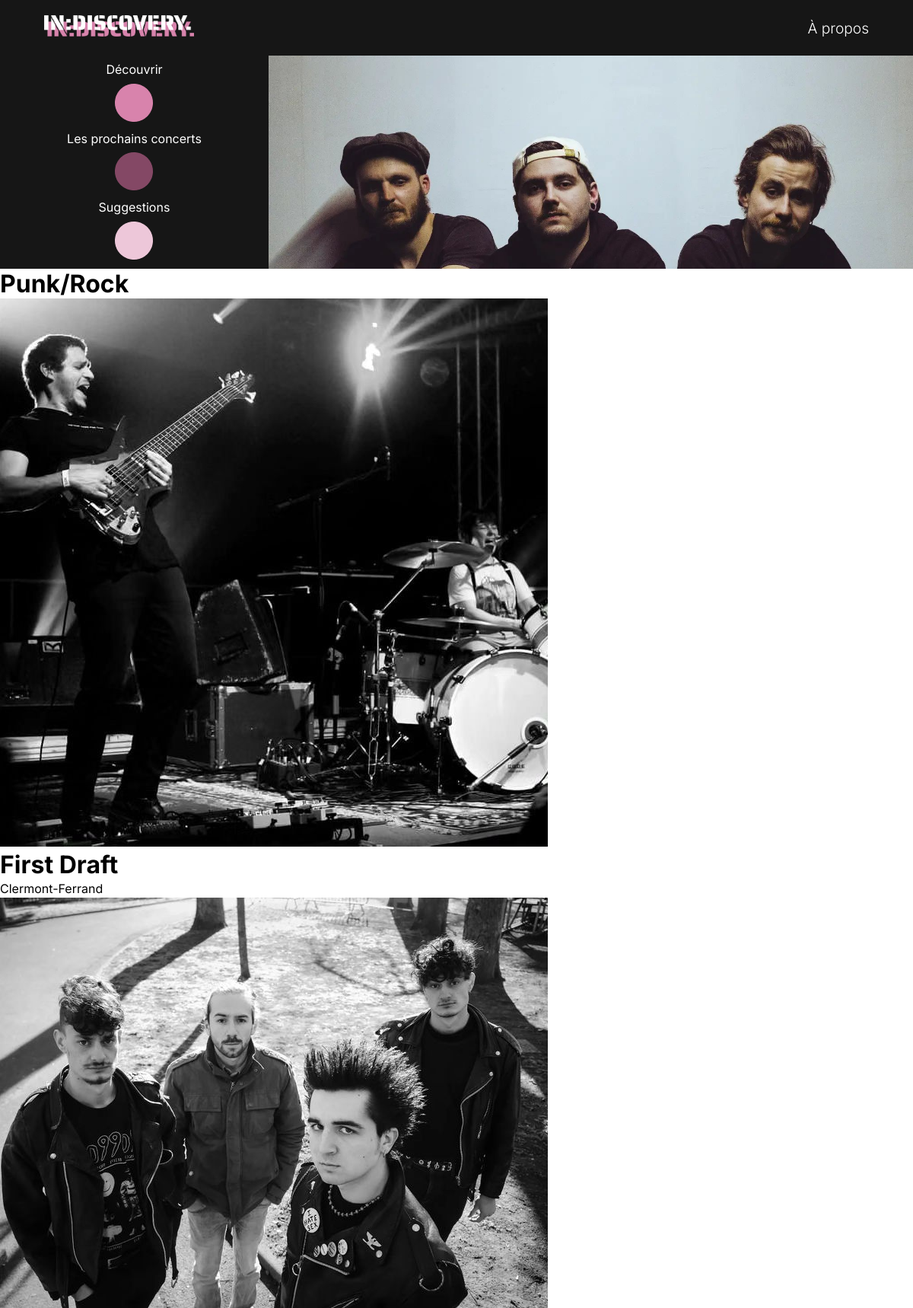
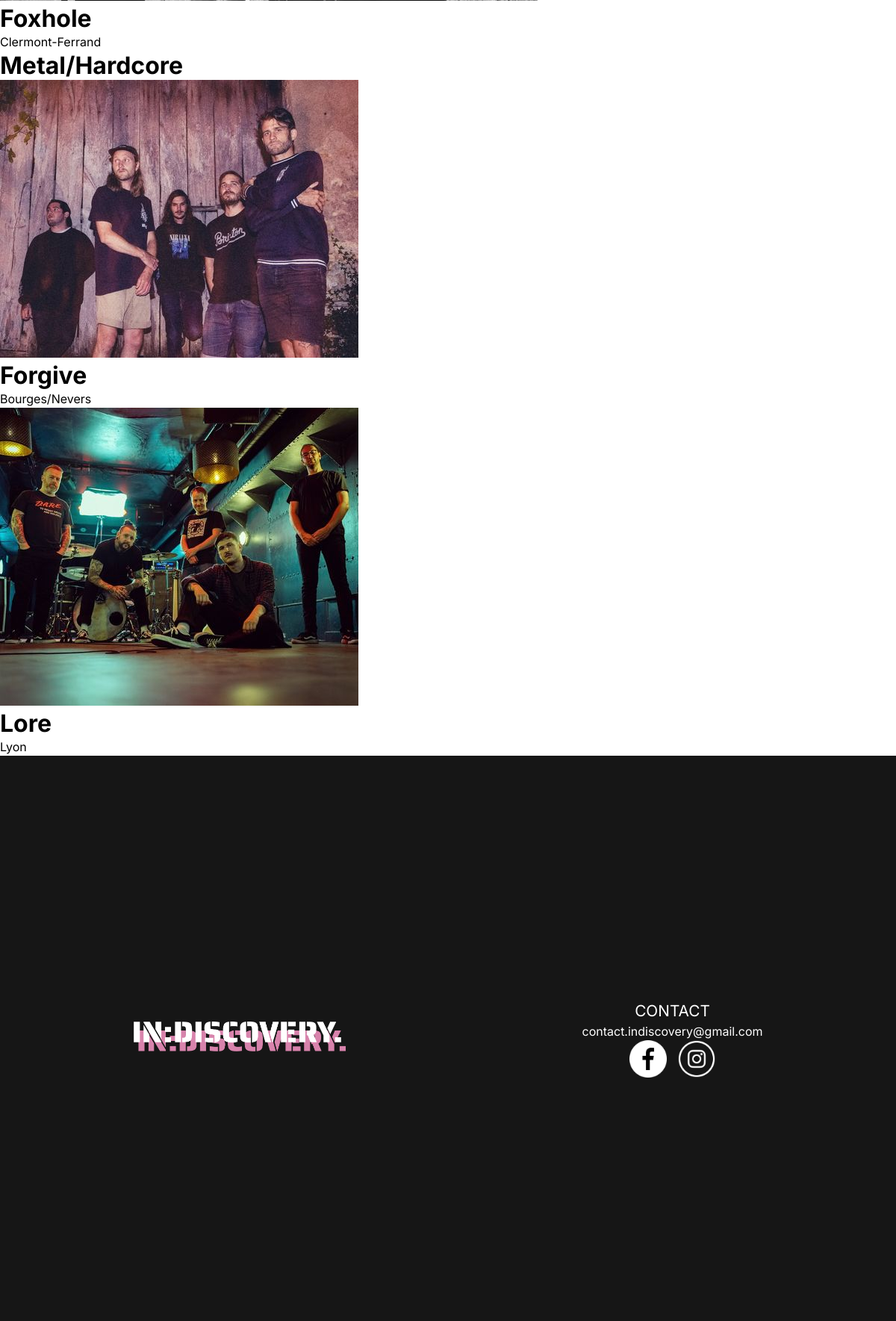
/php/decouvrez.php, run on the app's committed database (2 pictures, top to bottom).
### tables this page shows
CREATE TABLE `artistes` (
  `id_artiste` int NOT NULL,
  `nom` varchar(255) NOT NULL,
  `id_genre` int NOT NULL,
  `location` varchar(255) NOT NULL,
  `description` text NOT NULL,
  `photo` varchar(255) NOT NULL,
  `reseaux_sociaux` text NOT NULL,
  `decouverte` tinyint(1) NOT NULL,
  `cdc` tinyint(1) NOT NULL
);

### php/decouvrez.php (the view, shortened to what this page needs)
<?php
require_once 'connect.php';
$sql = "
SELECT
    a.id_artiste,
    a.nom,
    a.location,
    a.description,
    a.photo,
    a.reseaux_sociaux,
    g.categorie,
    g.genre
FROM
    artistes a
JOIN
    genres g ON a.id_genre = g.id_genre
WHERE
    g.categorie IN ('punk/rock', 'metal/hardcore')
ORDER BY
    g.categorie;
";
try {
    $stmt = $db->prepare($sql);
    $stmt->execute();
    $punkRockArtists = [];
    $metalHardcoreArtists = [];
    while ($row = $stmt->fetch(PDO::FETCH_ASSOC)) {
        if ($row['categorie'] === 'punk/rock') {
            $punkRockArtists[] = $row;
        } elseif ($row['categorie'] === 'metal/hardcore') {
            $metalHardcoreArtists[] = $row;
        }
    }
} catch (PDOException $e) {
    echo "Erreur lors de l'exécution de la requête : " . $e->getMessage();
    exit;
}
?>
<!DOCTYPE html>
<html lang="fr">
<head>
    <link rel="stylesheet" href="index.css">
</head>
<body>
<header>
        <div class="navbar">
            <nav class="nav-links">
                <div class="logo"><a href="index.php"><img src="Images/logodiscovery.png" alt="Logo IN:DISCOVERY."></a></div>
                <a href="#" id="nav-item">À propos</a>
            </nav>
        </div>
        <div class="side-menu">
            <div class="container-menu">
            <div class="menu-dots">
                <span class="dot-menu-item item1">Découvrir</span>
                    <a href="decouvrez.php" class="dot dot1"><img src="images/icones/dot1.png" alt="Dot 1"></a>
                <span class="dot-menu-item item2">Les prochains concerts</span>
                    <a href="#" class="dot dot2"><img src="images/icones/dot2.png" alt="Dot 2"></a>
                <span class="dot-menu-item item3">Suggestions</span>
                    <a href="#" class="dot dot3"><img src="images/icones/dot3.png" alt="Dot 3"></a>
            </div>
            </div>
            <div class="img-deco">
            <img src="images/punk-rock/muscle/muscle2.jpeg">
            </div>
        </div>
    </header>
<main>
<section class="category-container">
    <article class="category-title"><h2>Punk/Rock</h2>
    <figure class="artistes-list">
        <?php if (!empty($punkRockArtists)): ?>
            <?php foreach ($punkRockArtists as $artist): ?>
                <div class="artiste">
                    <a href="artistes.php?id=<?php echo htmlspecialchars($artist['id_artiste']); ?>">
                        <img src="<?php echo htmlspecialchars($artist["photo"]); ?>" alt="<?php echo htmlspecialchars($artist["nom"]); ?>">
                        <h2><?php echo htmlspecialchars($artist["nom"]); ?></h2>
                    </a>
                    <p><?php echo htmlspecialchars($artist["location"]); ?></p>
                </div>
            <?php endforeach; ?>
        <?php else: ?>
            <p>Aucun artiste trouvé dans cette catégorie.</p>
        <?php endif; ?>
    </figure>
    </article>
</section>
<section class="category-container">
    <article class="category-title"><h2>Metal/Hardcore</h2>
    <figure class="artistes-list">
        <?php if (!empty($metalHardcoreArtists)): ?>
            <?php foreach ($metalHardcoreArtists as $artist): ?>
                <div class="artiste">
                    <a href="artistes.php?id=<?php echo htmlspecialchars($artist['id_artiste']); ?>">
                        <img src="<?php echo htmlspecialchars($artist["photo"]); ?>" alt="<?php echo htmlspecialchars($artist["nom"]); ?>">
                        <h2><?php echo htmlspecialchars($artist["nom"]); ?></h2>
                    </a>
                    <p><?php echo htmlspecialchars($artist["location"]); ?></p>
                </div>
            <?php endforeach; ?>
        <?php else: ?>
            <p>Aucun artiste trouvé dans cette catégorie.</p>
        <?php endif; ?>
    </figure>
    </article>
</section>
<footer>
    <div class="section-logo">
        <img src="images/logodiscovery.png" alt="Logo IN:DISCOVERY.">
    </div>
        <div class="section-contact">
            <p id="titre-contact">CONTACT</p>
            <p id="mail">contact.indiscovery@gmail.com</p>
            <div class="logos">
                <img src="images/icones/facebook.png" id="logo-fb">
                <img src="images/icones/Instagram_logo.png">
            </div>
        </div>
</footer>
</body>
</html>

### php/index.css (style rules this page uses)
* { margin: 0; padding: 0; box-sizing: border-box; }
a { text-decoration: none; color: inherit; }
html, body { font-family: "Inter", sans-serif; height: 100%; width: 100%; margin: 0; padding: 0; display:flex; flex-direction: column; }
main { flex-grow: 1; }
.nav-links { display: flex; width: 100%; padding: 20px; background-color: rgb(22, 22, 22); justify-content: space-around; }
.navbar { display: flex; align-items: center; color: white; font-weight: 300; font-size: 1.2rem; }
#nav-item { display: none; }
.logo { width: 80%; }
.logo img { max-width: 200px; max-height: 28px; }
.container-menu { display: none; }
.img-deco img { max-height:280px; width:100%; object-fit: cover; }
footer { width: 100%; background-color: rgb(22, 22, 22); color: white; padding: 20px; text-align: center; min-height: 40%; display: flex; flex-direction: column; justify-content: space-around; }
.section-logo img { width: 284px; }
.logos img { width: 50px; }
.section-contact { height: 50%; display: flex; flex-direction: column; justify-content: space-between; }
#titre-contact { font-size: 1.3rem; }
.logos { display: flex; justify-content: center; gap: 15px; }
#mail { cursor: pointer; }
.logos img { transition: transform 0.3s ease; }
@media (min-width: 768px) { #nav-item { display: flex; align-items: center; } }
@media (min-width: 768px) { .container-menu { display: flex; width: 400px; flex-direction: column; margin-left: 0px; background-color: rgb(22, 22, 22); align-items: center; justify-content: space-evenly; height:110px; min-height: 280px; } }
@media (min-width: 768px) { .img-deco { width: 80%; height: 280px; overflow: hidden; margin: 0; padding: 0; border: none; } }
@media (min-width: 768px) { .img-deco img { height: 100%; width: 100%; object-fit: cover; } }
@media (min-width: 768px) { .nav-links { display: flex; width: 100%; padding: 20px; background-color: rgb(22, 22, 22); justify-content: space-around; } }
@media (min-width: 768px) { .side-menu { width: 100%; display: flex; justify-content:center; } }
@media (min-width: 768px) { .menu-dots { display: flex; flex-direction: column; justify-content: space-evenly; width: 80%; height: 300px; align-items:center; } }
@media (min-width: 768px) { .menu-dots .dot-menu-item { color: white; } }
@media (min-width: 768px) { .dot-menu-item { transition: color 0.3s ease; } }
@media (min-width: 768px) { h2 { font-size: 2rem; } }
@media (min-width: 768px) { p { margin: 0; line-height: 1.5; } }
@media (min-width: 768px) { footer { flex-direction:unset; align-items: center; min-height: 30%; } }
@media (min-width: 768px) { .section-contact { height: 80%; } }

### data on the page
artistes: photo (picture), nom "First Draft", location "Clermont-Ferrand"
artistes: photo (picture), nom "Foxhole", location "Clermont-Ferrand"
artistes: photo (picture), nom "Forgive", location "Bourges/Nevers"
artistes: photo (picture), nom "Lore", location "Lyon"
